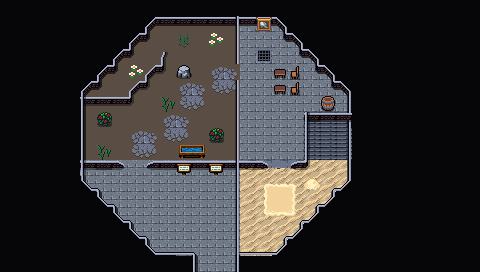

Rendered tile map (Tiled .tmx) drawn with the repository's tilesets; below, a short description and the map source with its tile grids summarised:
An orthogonal 30x17 tile map with 16x16 px tiles, 5 tile layers (Collision, Background, Walls, Ornamental Walls, ...), 5 tilesets and 10 objects.

<map version="1.10" tiledversion="1.11.2" orientation="orthogonal" renderorder="right-down" width="30" height="17" tilewidth="16" tileheight="16" infinite="0" nextlayerid="10" nextobjectid="108">
 <editorsettings>
  <export target="wastetown..tmx" format="tmx" />
 </editorsettings>
 <properties>
  <property name="dungeonEffect" value="{&quot;startBattleWithCard&quot;: [ &quot;Murmuration&quot;, &quot;Soulcatcher&quot; ]}" />
 </properties>
 <tileset firstgid="1" source="../../../../common/maps/tileset/main.tsx" />
 <tileset firstgid="10113" source="../../../../common/maps/tileset/buildings.tsx" />
 <tileset firstgid="11905" source="../../../../common/maps/tileset/FarmFood.tsx" />
 <tileset firstgid="16001" source="../../../../common/maps/tileset/dungeon.tsx" />
 <tileset firstgid="20481" source="../../../../common/maps/tileset/main-nocollide.tsx" />
 <layer id="9" name="Collision" width="30" height="17">
  <data>[510 cells, 6 non-empty, 1 distinct tile ids]</data>
 </layer>
 <layer id="1" name="Background" width="30" height="17">
  <data>[510 cells, 510 non-empty, 15 distinct tile ids]</data>
 </layer>
 <layer id="2" name="Walls" width="30" height="17">
  <data>[510 cells, 376 non-empty, 21 distinct tile ids]</data>
 </layer>
 <layer id="7" name="Ornamental Walls" width="30" height="17">
  <data>[510 cells, 83 non-empty, 19 distinct tile ids]</data>
 </layer>
 <layer id="3" name="Clutter" width="30" height="17">
  <properties>
   <property name="spriteLayer" type="bool" value="true" />
  </properties>
  <data>[510 cells, 50 non-empty, 30 distinct tile ids]</data>
 </layer>
 <objectgroup id="4" name="Objects">
  <object id="38" template="../../../../common/maps/obj/entry_up.tx" x="192" y="270.665" width="48" height="16">
   <properties>
    <property name="direction" value="up" />
    <property name="teleport" value="../Realm of Legends/maps/map/fort/aerie_0.tmx" />
    <property name="teleportObjectId" value="90" />
   </properties>
  </object>
  <object id="50" template="../../../../common/maps/obj/enemy.tx" x="231" y="78.6753">
   <properties>
    <property name="enemy" value="Kykar" />
    <property name="threatRange" type="int" value="0" />
    <property name="waypoints" value="" />
   </properties>
  </object>
  <object id="83" template="../../../../common/maps/obj/door_up.tx" x="309.411" y="157.773" width="37.0004" height="36.4089">
   <properties>
    <property name="direction" value="down" />
    <property name="teleport" value="../Realm of Legends/maps/map/fort/aerie_2.tmx" />
    <property name="teleportObjectId" value="90" />
   </properties>
  </object>
  <object id="97" template="../../../../common/maps/obj/enemy.tx" x="128.347" y="170.481">
   <properties>
    <property name="enemy" value="Commander Eesha" />
    <property name="speedModifier" type="float" value="0" />
    <property name="threatRange" type="int" value="0" />
    <property name="waypoints" value="" />
   </properties>
  </object>
  <object id="98" template="../../../../common/maps/obj/enemy.tx" x="270.513" y="172.999">
   <properties>
    <property name="enemy" value="Balmor" />
    <property name="threatRange" type="int" value="30" />
   </properties>
  </object>
  <object id="101" template="../../../../common/maps/obj/manashards.tx" x="272.306" y="209.14" />
  <object id="104" template="../../../../common/maps/obj/manashards.tx" x="111" y="93" />
  <object id="105" template="../../../../common/maps/obj/manashards.tx" x="302" y="108.333" />
  <object id="106" template="../../../../common/maps/obj/dialog.tx" x="174.083" y="183.083" width="19.1667" height="19.1667" visible="1">
   <properties>
    <property name="dialog">[
{
   "text": "GRAND AERIE. FLIERS ONLY. GROUND POUNDERS GO FALL IN A DITCH.",
   "options": [{
      "name": "(Continue)"}]
}
]</property>
   </properties>
  </object>
  <object id="107" template="../../../../common/maps/obj/dialog.tx" x="206.75" y="183.417" width="19.1667" height="19.1667" visible="1">
   <properties>
    <property name="dialog">[
{
   "text": "NOTICE: WE ARE RUNNING LOW ON BIRDSEED. THINK BEFORE YOU PECK.",
   "options": [{
      "name": "(Continue)"}]
}
]</property>
   </properties>
  </object>
 </objectgroup>
</map>
